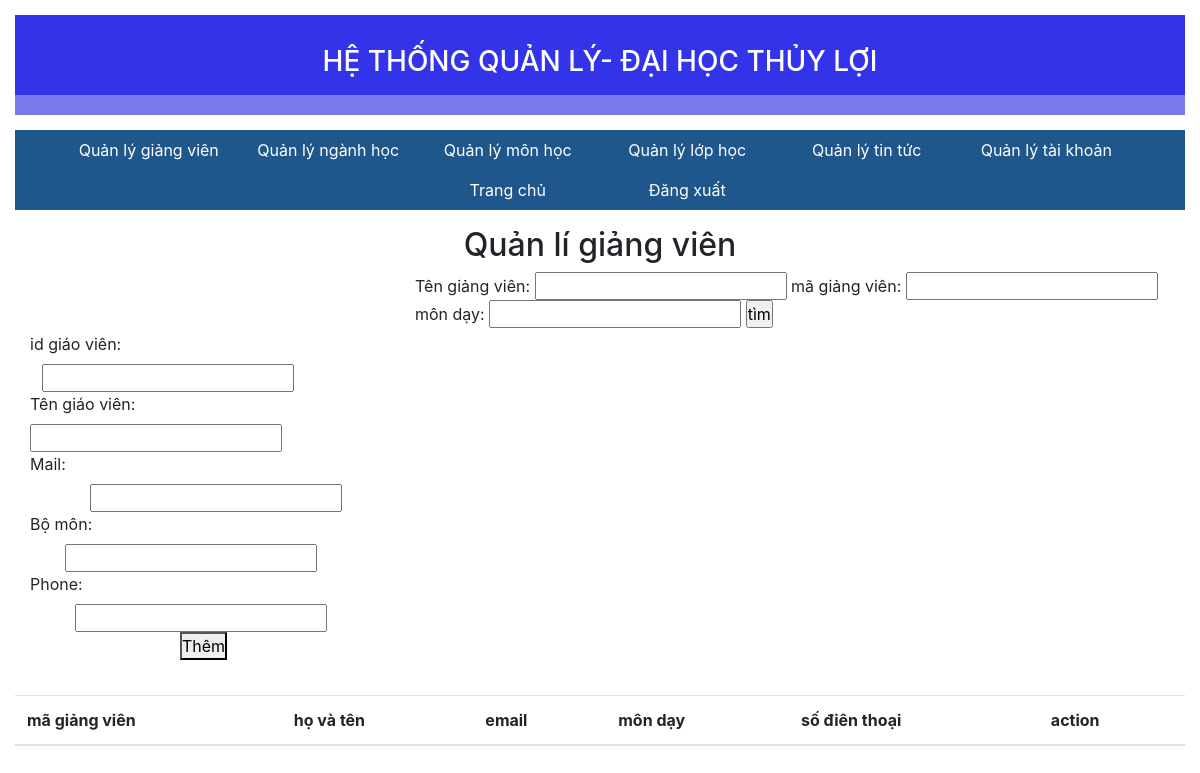
Page /admin/teacher.php on the earlier database version.
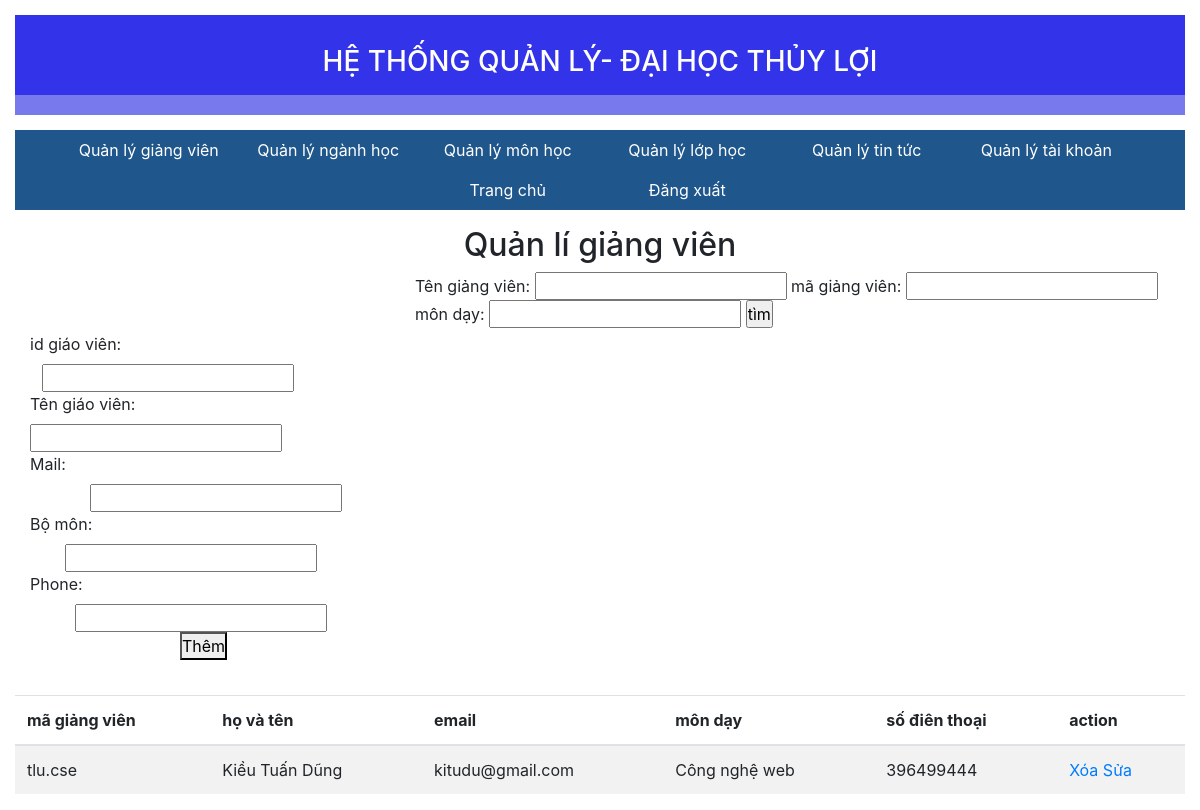
Same page on the later database version.
### tables this page shows
CREATE TABLE `teacher` (
  `id_teacher` varchar(10) NOT NULL,
  `name_teacher` varchar(20) NOT NULL,
  `email` varchar(50) NOT NULL,
  `department_subject` varchar(100) NOT NULL,
  `phone_number` int(10) NOT NULL
);

### admin/teacher.php (the view, shortened to what this page needs)
<?php
    include('header/header.php')
?>
                <div class="faculty">
                    <div class="title">
                        <h2>Quản lí giảng viên </h2>
                    </div>
                    <div class="row ">
                        <div class="col-lg-4">
                            <div class="btn_themmoi">
                            <form action="add-teacher.php" role="form" method="post" style="margin-top:60px;">
                                       <label for="">id giáo viên: </label><input style="margin-left:12px;" type="text" name="id_teacher"><br>
                                       <label for="">Tên giáo viên: </label><input type="text" name="name"><br>
                                       <label for="" >Mail: </label><input style="margin-left:60px;" type="email" name="email"><br>
                                       <label for="">Bộ môn: </label><input style="margin-left:35px;" type="text" name="subject"><br>
                                       <label for="">Phone: </label><input style="margin-left:45px;" type="text" name="phone"><br>
                                       <button type="submit" name="submit" style="margin-left:150px;">Thêm</button>
                                   </form>
                            </div>
                        </div>
                        <div class="col-lg-8">
                            <div class="btn_timkiem">
                                <form action="#">
                                    Tên giảng viên: <input name="user" type="text" />
                                    mã giảng viên: <input name="pass" type="text" />
                                    môn dạy: <input name="name" type=”text” />
                                    <input type="submit" value="tìm" />
                                    </form>
                            </div>
                        </div>
                    </div>
                    <div class="table_teacher">
                        <table class="table table-striped">
                            <thead>
                                <tr>
                                    <th scope="col">mã giảng viên</th>
                                    <th scope="col">họ và tên</th>
                                    <th scope="col">email</th>
                                    <th scope="col">môn dạy</th>
                                    <th scope="col">số điên thoại</th>
                                    <th scope="col">action</th>
                                </tr>
                            </thead>
                            <tbody id="data">
                                <?php
                                 include('../mysql_connect.php');
                                 $sql = "SELECT * FROM teacher";
                                 mysqli_set_charset($dbconn,"uft8");
                                $result = mysqli_query($dbconn,$sql);
                                 if(mysqli_num_rows($result)>0){
                                     while($row = mysqli_fetch_assoc($result)){
                                         ?>
                                         <tr>
                                         <td><?php echo $row['id_teacher']  ?> </td>
                                         <td><?php echo $row['name_teacher']  ?> </td>
                                         <td><?php echo $row['email']  ?> </td>
                                         <td><?php echo $row['department_subject']  ?> </td>
                                         <td><?php echo $row['phone_number']  ?> </td>
                                         <td><a href="del_teacher.php?del=<?php echo $row['id_teacher']  ?>">Xóa </a>
                                         <a href="../them-sua-xoa/index.php?del=<?php echo $row['id_teacher']  ?>">Sửa </a></td>
                                         </tr>
                                         <?php
                                     }
                                 }
                                ?>
                            </tbody>
                        </table>
                    </div>
                </div>
            </div>
        </div>
    </main>
</body>
</html>

Differences in the rows shown:
added teacher: id_teacher "tlu.cse", name_teacher "Kiều Tuấn Dũng", email "kitudu@gmail.com", department_subject "Công nghệ web", phone_number "396499444"
